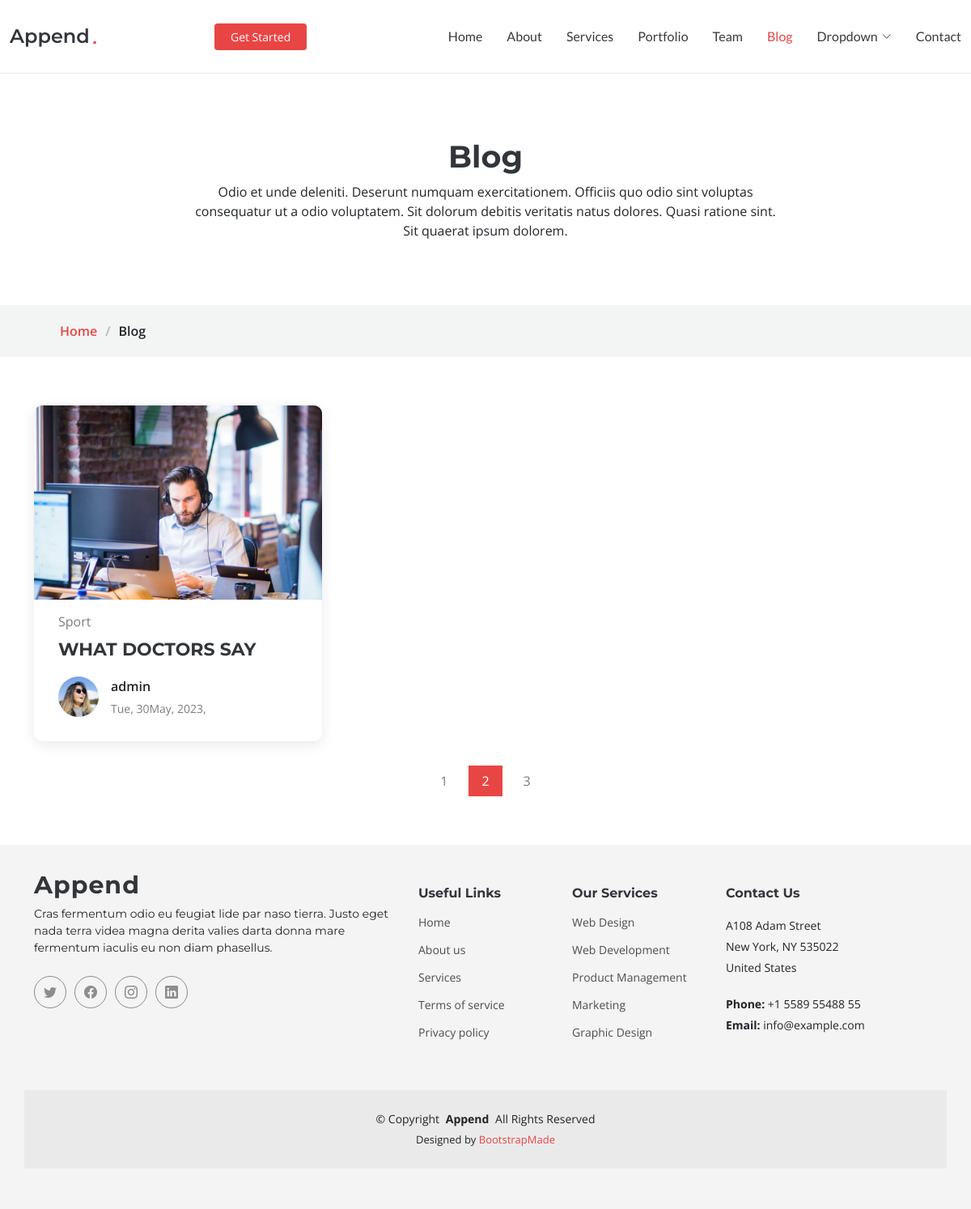
The app's page /category_post/Sport/ with its own data.
### news/models.py (models this page shows, shortened)
class Post(models.Model):
   title = models.CharField(max_length=200)
   description = tinymce_models.HTMLField()
   image  = models.ImageField()
   author = models.ForeignKey(User, on_delete=models.CASCADE)
   category = models.ForeignKey("Category",  on_delete=models.SET_NULL, null=True)
   date = models.DateTimeField(auto_now=True,)

class Category(models.Model):
   name = models.CharField(max_length=200)

### news/views.py (the view)
# urls.py: path('category_post/<str:category_name>/', category_post, name='category_post_url'),
def category_post(request, category_name:str):
   post = Post.objects.filter(category__name = category_name)
   return render(request, 'index.html',{'post':post})

### news/templates/index.html (shortened to what this page needs)
{% load static %}
<!DOCTYPE html>
<html lang="en">
{% include 'head.html' %}
<body class="blog-page">
  {% include  'header.html' %}
  <main id="main">
    <div data-aos="fade" class="page-title">
      <div class="heading">
        <div class="container">
          <div class="row d-flex justify-content-center text-center">
            <div class="col-lg-8">
              <h1>Blog</h1>
              <p class="mb-0">Odio et unde deleniti. Deserunt numquam exercitationem. Officiis quo odio sint voluptas consequatur ut a odio voluptatem. Sit dolorum debitis veritatis natus dolores. Quasi ratione sint. Sit quaerat ipsum dolorem.</p>
            </div>
          </div>
        </div>
      </div>
      <nav class="breadcrumbs">
        <div class="container">
          <ol>
            <li><a href="index.html">Home</a></li>
            <li>Blog</li>
          </ol>
        </div>
      </nav>
    </div>
    <section id="blog" class="blog">
      <div class="container" data-aos="fade-up" data-aos-delay="100">
        <div class="row gy-4 posts-list">
      {% for sinlge_post in post %}
          <div class="col-xl-4 col-lg-6">
            <article>
              <div class="post-img">
                <img src="{{sinlge_post.image.url}}" alt="" class="img-fluid">
              </div>
              <p class="post-category">{{sinlge_post.category.name}}</p>
              <h2 class="title">
                <a href="{% url 'post_detail_url' sinlge_post.title   %}">{{sinlge_post.title}}</a>
              </h2>
              <div class="d-flex align-items-center">
                <img src="{% static 'assets/img/blog/blog-author.jpg' %}" alt="" class="img-fluid post-author-img flex-shrink-0">
                <div class="post-meta">
                  <p class="post-author">{{sinlge_post.author.username}}</p>
                  <p class="post-date">
                    <time datetime="2022-01-01">{{sinlge_post.date|date:"D, dM, Y,"}}</time>
                  </p>
                </div>
              </div>
            </article>
          </div>
          {% empty %}
    <li>Sorry, no posts  in this list.</li>
      {% endfor %}
        </div>
        <div class="pagination d-flex justify-content-center">
          <ul>
            <li><a href="#">1</a></li>
            <li class="active"><a href="#">2</a></li>
            <li><a href="#">3</a></li>
          </ul>
        </div>
      </div>
    </section>
  </main>
  <footer id="footer" class="footer">
    <div class="container footer-top">
      <div class="row gy-4">
        <div class="col-lg-5 col-md-12 footer-about">
          <a href="index.html" class="logo d-flex align-items-center">
            <span>Append</span>
          </a>
          <p>Cras fermentum odio eu feugiat lide par naso tierra. Justo eget nada terra videa magna derita valies darta donna mare fermentum iaculis eu non diam phasellus.</p>
          <div class="social-links d-flex mt-4">
            <a href=""><i class="bi bi-twitter"></i></a>
            <a href=""><i class="bi bi-facebook"></i></a>
            <a href=""><i class="bi bi-instagram"></i></a>
            <a href=""><i class="bi bi-linkedin"></i></a>
          </div>
        </div>
        <div class="col-lg-2 col-6 footer-links">
          <h4>Useful Links</h4>
          <ul>
            <li><a href="#">Home</a></li>
            <li><a href="#">About us</a></li>
            <li><a href="#">Services</a></li>
            <li><a href="#">Terms of service</a></li>
            <li><a href="#">Privacy policy</a></li>
          </ul>
        </div>
        <div class="col-lg-2 col-6 footer-links">
          <h4>Our Services</h4>
          <ul>
            <li><a href="#">Web Design</a></li>
            <li><a href="#">Web Development</a></li>
            <li><a href="#">Product Management</a></li>
            <li><a href="#">Marketing</a></li>
            <li><a href="#">Graphic Design</a></li>
          </ul>
        </div>
        <div class="col-lg-3 col-md-12 footer-contact text-center text-md-start">
          <h4>Contact Us</h4>
          <p>A108 Adam Street</p>
          <p>New York, NY 535022</p>
          <p>United States</p>
          <p class="mt-4"><strong>Phone:</strong> <span>+1 5589 55488 55</span></p>
          <p><strong>Email:</strong> <span>info@example.com</span></p>
        </div>
      </div>
    </div>
    <div class="container copyright text-center mt-4">
      <p>&copy; <span>Copyright</span> <strong class="px-1">Append</strong> <span>All Rights Reserved</span></p>
      <div class="credits">
        Designed by <a href="https://bootstrapmade.com/">BootstrapMade</a>
      </div>
    </div>
  </footer>
</body>
</html>

### records on screen
Post: image (picture), category.name "Sport", title "WHAT DOCTORS SAY", author.username "admin", date "Tue, 30May, 2023,"
